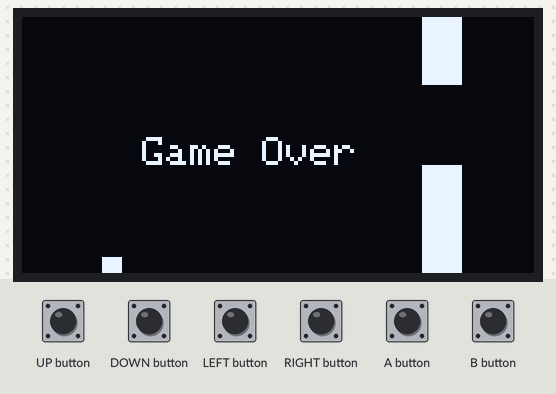
Recording of a sketch running on a simulated Arduboy, built with avr-gcc and run on an emulated ATmega32U4. Parts: 128×64 one-colour display. Inputs (shaded band) come from the test bench. Random numbers use the default seed unless the sketch sets one.

Above: at 1.2 s.
1.3 s: A button pressed for 0.15 s
At 1.41 s:
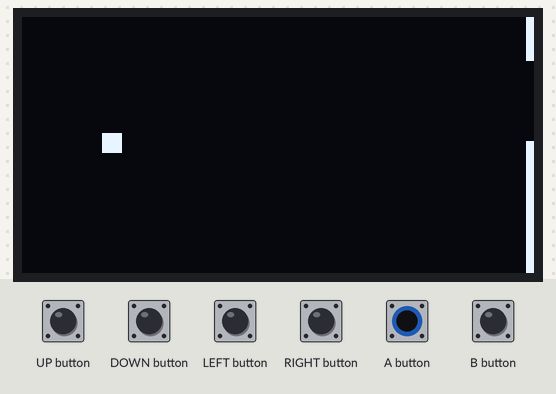
3.0 s: A button pressed for 1 s
At 3.6 s:
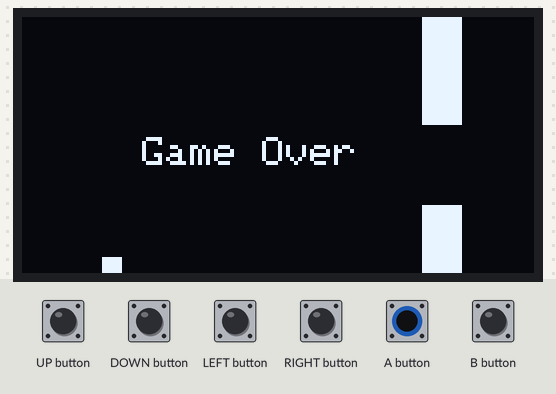
Timing chart, 0 to 6.0 s (numbered marks = the images above; inputs shaded):
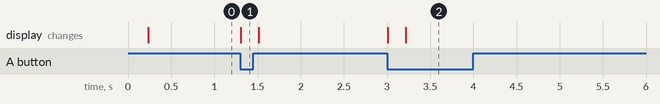

Measured:
- after the input at 1.3 s, the display: changes at once (image 1)
- after the input at 3.0 s, the display: first changes at once (image 2 shows a later state)

The sketch:

01a-Flappy-Squares.ino
```cpp
#include <Arduboy2.h>
Arduboy2 arduboy;

// Player constants
const int PLAYER_SIZE = 5;
const int PLAYER_X = 20;
float playerY;
float playerVelocity;
const float GRAVITY = 0.3;
const float JUMP_STRENGTH = -5.0;

// Obstacle constants
const int OBSTACLE_WIDTH = 10;
int obstacleX;
int gapY;
const int GAP_HEIGHT = 20;
const int OBSTACLE_SPEED = 2;

// Game state
bool gameOver = false;

void resetGame() {
  // Center the player vertically
  playerY = (64 - PLAYER_SIZE) / 2;
  playerVelocity = 0;
  // Start the obstacle at the right edge
  obstacleX = 128;
  // Randomize the gap position (keep a margin at top and bottom)
  gapY = random(10, 64 - GAP_HEIGHT - 10);
  gameOver = false;
}

void setup() {
  arduboy.begin();
  arduboy.setFrameRate(60);
  resetGame();
}

void updateGame() {
  // Jump when the A button is pressed
  if (arduboy.justPressed(A_BUTTON)) {
    // If the game is over, restart; otherwise, jump.
    if (gameOver) {
      resetGame();
    } else {
      playerVelocity = JUMP_STRENGTH;
    }
  }

  if (!gameOver) {
    // Apply gravity to player
    playerVelocity += GRAVITY;
    playerY += playerVelocity;

    // Move obstacle from right to left
    obstacleX -= OBSTACLE_SPEED;

    // Reset obstacle when it moves off-screen
    if (obstacleX < -OBSTACLE_WIDTH) {
      obstacleX = 128;
      gapY = random(10, 64 - GAP_HEIGHT - 10);
    }

    // Check for collision with top or bottom of screen
    if (playerY < 0 || playerY > 64 - PLAYER_SIZE) {
      gameOver = true;
    }

    // Check for collision with obstacle:
    // If the player's x-range overlaps with the obstacle's and the player is not within the gap.
    if (PLAYER_X + PLAYER_SIZE > obstacleX && PLAYER_X < obstacleX + OBSTACLE_WIDTH) {
      if (playerY < gapY || playerY + PLAYER_SIZE > gapY + GAP_HEIGHT) {
        gameOver = true;
      }
    }
  }
}

void drawGame() {
  arduboy.clear();

  // Draw the player square
  arduboy.fillRect(PLAYER_X, playerY, PLAYER_SIZE, PLAYER_SIZE, WHITE);

  // Draw the obstacle as two rectangles:
  // Top obstacle from the top to the gap.
  arduboy.fillRect(obstacleX, 0, OBSTACLE_WIDTH, gapY, WHITE);
  // Bottom obstacle from the gap's bottom to the screen bottom.
  arduboy.fillRect(obstacleX, gapY + GAP_HEIGHT, OBSTACLE_WIDTH, 64 - (gapY + GAP_HEIGHT), WHITE);

  // If game over, display a message
  if (gameOver) {
    arduboy.setCursor(30, 30);
    arduboy.print("Game Over");
  }

  arduboy.display();
}

void loop() {
  if (!arduboy.nextFrame()) return;
  arduboy.pollButtons();

  updateGame();
  drawGame();
}
```
